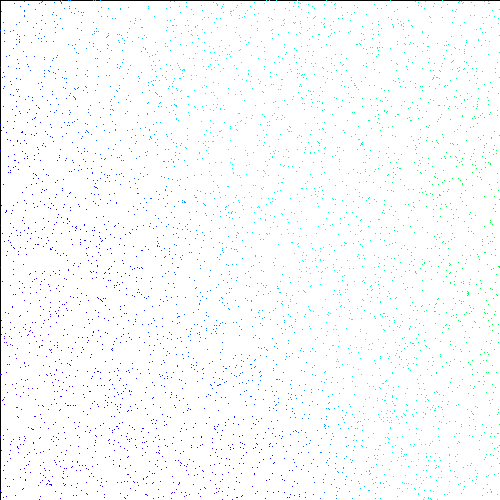
Frame 1 (no input)
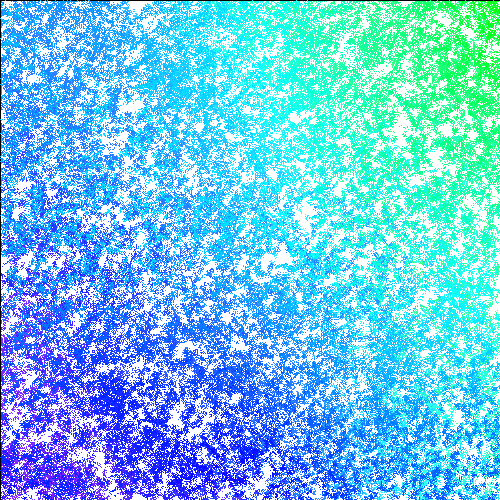
Frame 60 (the mouse pressed at the canvas centre just before this capture)
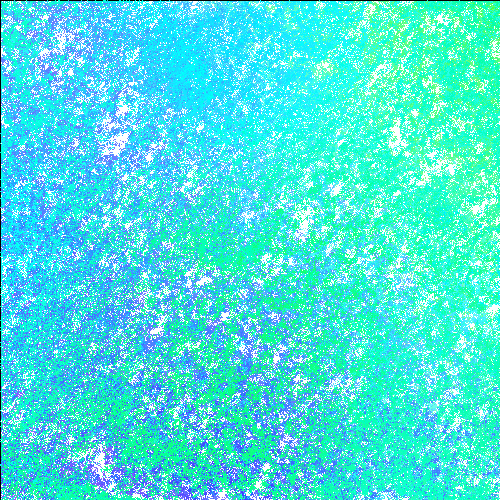
Frame 120 (the mouse held since frame 60 and released just before this capture)

The Processing sketch that drew these frames (run headless with seeded random() and noise(); from frame 60 on, the mouse is pressed at the canvas centre):

// Processing sketch: NoiseViz8
// ── NoiseViz8.pde
class Particle {
  PVector pos;
  Particle() {
    pos=new PVector(random(width), random(height));
    newPos=pos;
  }
  PVector newPos;
  void display() {
    newPos=pos;
    //set((int)pos.x, (int)pos.y, color(0));
    colorMode(HSB,100);
    set((int)pos.x,(int)pos.y,color(perlin(pos.x,pos.y)*100,100,100));
    colorMode(RGB,255);
    float here=perlin(pos.x, pos.y);
    float xmi=perlin(pos.x-1, pos.y);
    float xpl=perlin(pos.x+1, pos.y);
    float ymi=perlin(pos.x, pos.y-1);
    float ypl=perlin(pos.x, pos.y+1);
    if (xmi>here&&ymi>here)newPos.x-=1;
    if (xmi<here&&ymi>here)newPos.y-=1;
    if (xpl>here&&ypl<here)newPos.x+=1;
    if (xpl<here&&ypl<here)newPos.y+=1;
  }
  void collide(Particle other) {
    newPos.x+=random(-2, 2);
    newPos.y+=random(-2, 2);
    //other.newPos.x+=random(-5,5);
    //other.newPos.y+=random(-5,5);
  }
}
float perlin(float x, float y) {
  return noise(noiseZoom*x, noiseZoom*y, frameCount*noiseChange);
}
float noiseChange=0.01;
float noiseZoom=0.001;
ArrayList<Particle>particles;
void setup() {
  size(500, 500);
  //fullScreen();
  //noiseZoom=map(noiseZoom,0,500,0,width);
  //pixelDensity(2);
  //width*=2;
  //height*=2;
  particles=new ArrayList<Particle>();
  for (int i=0; i<5000; i++) {
    particles.add(new Particle());
  }
  background(255);
}
void draw() {
  if (mousePressed) {
    Particle p=new Particle();
    p.pos.x=mouseX;
    p.pos.y=mouseY;
    particles.add(p);
  }
  fill(255, 1);
  rect(0, 0, width, height);
  for (Particle p : particles) {
    p.display();
    for (Particle p1 : particles) {
      if (p.pos==p1.pos) {
        p.collide(p1);
      }
    }
  }
  for (Particle p : particles) {
    p.pos=p.newPos;
    if (p.pos.x<0)p.pos.x=width;
    if (p.pos.y<0)p.pos.y=height;
    if (p.pos.x>width)p.pos.x=0;
    if (p.pos.y>height)p.pos.y=0;
  }
}
